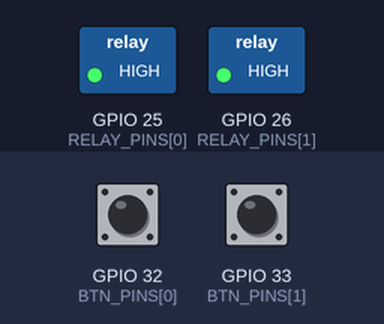
Simulated run of this sketch. Board: ESP32. Parts: switched loads named in the sketch (green lamp = pin HIGH). Inputs (shaded band) come from the test bench; at power-on: GPIO 32 (BTN_PINS[0]) HIGH, GPIO 33 (BTN_PINS[1]) HIGH. WiFi joins after 1.5 s; servers stay silent unless stated; what the sketch prints to the serial monitor is not drawn.

Above: at 3.4 s.
3.5 s: GPIO 32 (BTN_PINS[0]) pulled LOW for 0.15 s
At 4.6 s:
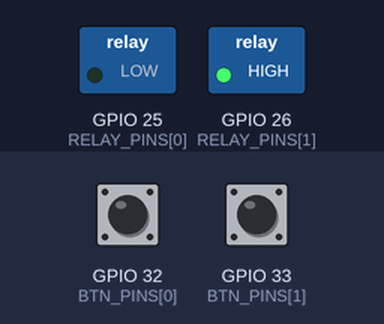
5.1 s: GPIO 33 (BTN_PINS[1]) pulled LOW for 0.15 s
At 5.8 s:
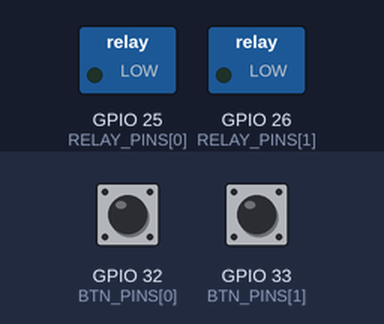
6.7 s: GPIO 32 (BTN_PINS[0]) pulled LOW for 1 s
At 7.1 s:
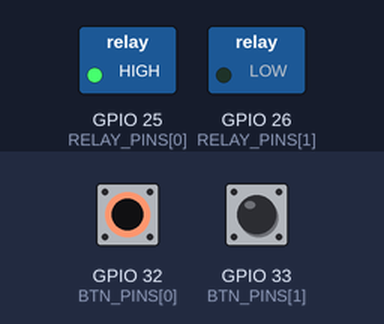
9.2 s: GPIO 32 (BTN_PINS[0]) pulled LOW for 3.2 s
At 10.2 s:
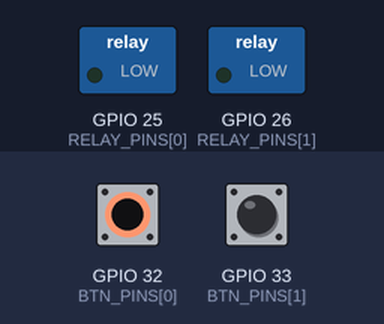
13.9 s: GPIO 33 (BTN_PINS[1]) pulled LOW for 1 s
At 14.9 s:
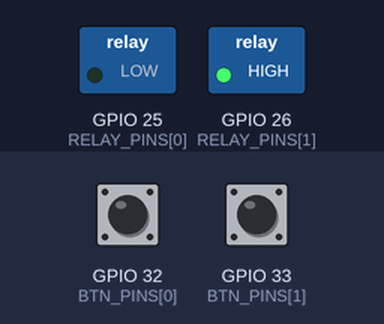
Timing chart, 0 to 16.9 s (numbered marks = the images above; inputs shaded):
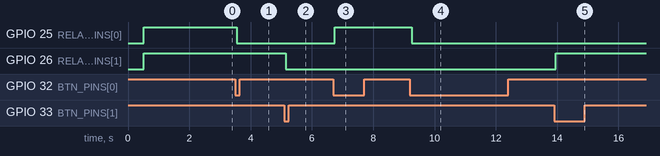

Measured:
- after the input at 3.5 s, GPIO 25 (RELAY_PINS[0]): HIGH → LOW after 0.05 s
- after the input at 5.1 s, GPIO 26 (RELAY_PINS[1]): HIGH → LOW after 0.05 s
- after the input at 6.7 s, GPIO 25 (RELAY_PINS[0]): LOW → HIGH after 0.05 s
- after the input at 9.2 s, GPIO 25 (RELAY_PINS[0]): HIGH → LOW after 0.05 s
- after the input at 13.9 s, GPIO 26 (RELAY_PINS[1]): LOW → HIGH after 0.05 s

The sketch:

homeautomation.ino
```cpp
#include <WiFi.h>
#include <HTTPClient.h>
#include <ArduinoJson.h>

// =====================================================
// 1. WI-FI CREDENTIALS
// =====================================================

// Enter your Wi-Fi credentials
const char* ssid     = "YOUR_WIFI_SSID";
const char* password = "YOUR_WIFI_PASSWORD";


// =====================================================
// 2. API CONFIGURATION
// =====================================================

// Enter the IP address of the computer/server running the backend
const char* backendIP = "YOUR_BACKEND_IP";

// Enter the User ID generated by the web application
const char* userId = "YOUR_USER_ID";


// =====================================================
// 3. API ENDPOINTS
// =====================================================

// NOTE:
// Replace YOUR_BACKEND_IP and YOUR_USER_ID below
// with your actual backend IP address and User ID.

// Sync endpoint for this user
const char* syncUrl =
  "http://YOUR_BACKEND_IP:8000/api/appliances/esp32-sync/"
  "YOUR_USER_ID";

// Base endpoint used for appliance toggle requests
const char* toggleBaseUrl =
  "http://YOUR_BACKEND_IP:8000/api/appliances/";

// =====================================================
// 3. HARDWARE CONFIGURATION
// =====================================================

const int NUM_CHANNELS = 2;

// ESP32 relay pins
const int RELAY_PINS[NUM_CHANNELS] = {
  25,   // Relay 1
  26    // Relay 2
};

// ESP32 push-button pins
const int BTN_PINS[NUM_CHANNELS] = {
  32,   // Button 1
  33    // Button 2
};


// Most 4-channel relay modules are ACTIVE LOW

const int RELAY_ON  = LOW;
const int RELAY_OFF = HIGH;


// =====================================================
// 4. APPLIANCE INFORMATION FROM SERVER
// =====================================================

String applianceIds[NUM_CHANNELS] = {
  "",
  ""
};

String applianceNames[NUM_CHANNELS] = {
  "Load 1",
  "Load 2"
};


// =====================================================
// 5. BUTTON DEBOUNCE
// =====================================================

// Raw previous readings
bool lastReading[NUM_CHANNELS] = {
  HIGH,
  HIGH
};

// Stable debounced button state
bool buttonState[NUM_CHANNELS] = {
  HIGH,
  HIGH
};

unsigned long lastDebounceTime[NUM_CHANNELS] = {
  0,
  0
};

const unsigned long DEBOUNCE_DELAY = 50;


// =====================================================
// 6. SERVER POLLING
// =====================================================

const unsigned long POLL_INTERVAL = 2000;

unsigned long lastPollTime = 0;


// =====================================================
// 7. SEND TOGGLE REQUEST
// =====================================================

void sendToggleRequest(int channelIndex) {

  if (channelIndex < 0 ||
      channelIndex >= NUM_CHANNELS) {

    return;
  }


  if (WiFi.status() != WL_CONNECTED) {

    Serial.println(
      "[WARN] WiFi disconnected. "
      "Local relay control still works."
    );

    return;
  }


  String targetId =
    applianceIds[channelIndex];


  if (targetId.length() == 0) {

    Serial.printf(
      "[WARN] No appliance ID mapped "
      "for Relay %d yet.\n",
      channelIndex + 1
    );

    return;
  }


  WiFiClient client;
  HTTPClient http;


  String endpoint =
    String(toggleBaseUrl) +
    targetId +
    "/toggle";


  Serial.println();
  Serial.print("[PATCH] ");
  Serial.println(endpoint);


  http.setTimeout(3000);


  if (!http.begin(client, endpoint)) {

    Serial.println(
      "[ERROR] Could not start HTTP connection."
    );

    return;
  }


  http.addHeader(
    "Content-Type",
    "application/json"
  );


  // Empty JSON body
  int httpCode =
    http.PATCH("{}");


  if (httpCode >= 200 &&
      httpCode < 300) {

    Serial.printf(
      "[SERVER] %s toggle successful.\n",
      applianceNames[channelIndex].c_str()
    );

  }

  else {

    Serial.printf(
      "[SERVER ERROR] Toggle failed. "
      "HTTP code: %d\n",
      httpCode
    );

  }


  http.end();
}


// =====================================================
// 8. SERVER → ESP32 STATE SYNC
// =====================================================

void syncFromServer() {

  if (WiFi.status() != WL_CONNECTED) {

    Serial.println(
      "[SYNC] WiFi disconnected."
    );

    return;
  }


  WiFiClient client;
  HTTPClient http;


  http.setTimeout(3000);


  if (!http.begin(client, syncUrl)) {

    Serial.println(
      "[ERROR] Could not connect to sync API."
    );

    return;
  }


  int httpCode =
    http.GET();


  if (httpCode == HTTP_CODE_OK) {

    String response =
      http.getString();


    // Increase if backend JSON becomes larger
    StaticJsonDocument<2048> doc;


    DeserializationError error =
      deserializeJson(doc, response);


    if (error) {

      Serial.print(
        "[JSON ERROR] "
      );

      Serial.println(
        error.c_str()
      );

      http.end();

      return;
    }


    bool success =
      doc["success"] | false;


    if (!success) {

      Serial.println(
        "[SYNC ERROR] Backend returned success=false"
      );

      http.end();

      return;
    }


    JsonArray relays =
      doc["relays"].as<JsonArray>();


    int channel = 0;


    for (JsonObject relay : relays) {

      if (channel >= NUM_CHANNELS)
        break;


      // -------------------------------------
      // Save appliance metadata
      // -------------------------------------

      applianceIds[channel] =
        relay["id"].as<String>();

      applianceNames[channel] =
        relay["name"].as<String>();


      // -------------------------------------
      // Read server state
      // -------------------------------------

      int serverState =
        relay["state"] | 0;


      // -------------------------------------
      // Apply state to physical relay
      // -------------------------------------

      digitalWrite(
        RELAY_PINS[channel],

        serverState == 1
        ? RELAY_ON
        : RELAY_OFF
      );


      channel++;
    }


    Serial.println();
    Serial.println(
      "------ SERVER SYNC ------"
    );


    for (int i = 0;
         i < NUM_CHANNELS;
         i++) {

      Serial.printf(
        "CH%d | %s | %s\n",

        i + 1,

        applianceNames[i].c_str(),

        digitalRead(RELAY_PINS[i])
          == RELAY_ON
          ? "ON"
          : "OFF"
      );
    }


    Serial.println(
      "-------------------------"
    );

  }

  else {

    Serial.printf(
      "[HTTP ERROR] GET failed. Code: %d\n",
      httpCode
    );

  }


  http.end();
}


// =====================================================
// 9. BUTTON CONTROL
// =====================================================

void handleButtons() {

  for (int i = 0;
       i < NUM_CHANNELS;
       i++) {


    bool reading =
      digitalRead(BTN_PINS[i]);


    // Detect change
    if (reading != lastReading[i]) {

      lastDebounceTime[i] =
        millis();

    }


    // Wait until input is stable
    if (
      (millis() - lastDebounceTime[i])
      > DEBOUNCE_DELAY
    ) {


      if (reading != buttonState[i]) {

        buttonState[i] =
          reading;


        // Button has just been pressed
        if (buttonState[i] == LOW) {


          // Current relay state
          bool currentlyOn =
            digitalRead(
              RELAY_PINS[i]
            ) == RELAY_ON;


          // Toggle relay immediately
          digitalWrite(

            RELAY_PINS[i],

            currentlyOn
            ? RELAY_OFF
            : RELAY_ON

          );


          bool newState =
            !currentlyOn;


          Serial.println();

          Serial.printf(
            "[BUTTON %d] %s -> %s\n",

            i + 1,

            applianceNames[i].c_str(),

            newState
              ? "ON"
              : "OFF"
          );


          // Tell web/backend
          sendToggleRequest(i);

        }

      }

    }


    lastReading[i] =
      reading;

  }

}


// =====================================================
// 10. WIFI CONNECTION
// =====================================================

void connectWiFi() {

  Serial.println();

  Serial.print(
    "Connecting to WiFi: "
  );

  Serial.println(
    ssid
  );


  WiFi.mode(
    WIFI_STA
  );


  WiFi.begin(
    ssid,
    password
  );


  int attempts = 0;


  while (
    WiFi.status()
      != WL_CONNECTED
    &&
    attempts < 40
  ) {

    delay(500);

    Serial.print(".");

    attempts++;

  }


  Serial.println();


  if (
    WiFi.status()
      == WL_CONNECTED
  ) {

    Serial.println(
      "[WIFI] Connected!"
    );

    Serial.print(
      "[WIFI] ESP32 IP: "
    );

    Serial.println(
      WiFi.localIP()
    );

  }

  else {

    Serial.println(
      "[WIFI] Connection failed."
    );

    Serial.println(
      "[INFO] Physical buttons will "
      "still operate the relays."
    );

  }

}


// =====================================================
// 11. SETUP
// =====================================================

void setup() {

  Serial.begin(
    115200
  );


  delay(
    500
  );


  Serial.println();
  Serial.println(
    "================================"
  );

  Serial.println(
    " SMART ENERGY MANAGEMENT SYSTEM"
  );

  Serial.println(
    " ESP32 WEB + BUTTON CONTROL"
  );

  Serial.println(
    "================================"
  );


  // -------------------------------------
  // Relay configuration
  // -------------------------------------

  for (
    int i = 0;
    i < NUM_CHANNELS;
    i++
  ) {

    pinMode(
      RELAY_PINS[i],
      OUTPUT
    );


    // All loads OFF at startup
    digitalWrite(
      RELAY_PINS[i],
      RELAY_OFF
    );

  }


  // -------------------------------------
  // Button configuration
  // -------------------------------------

  for (
    int i = 0;
    i < NUM_CHANNELS;
    i++
  ) {

    pinMode(
      BTN_PINS[i],
      INPUT_PULLUP
    );

  }


  // Connect WiFi
  connectWiFi();


  // First immediate server sync
  if (
    WiFi.status()
      == WL_CONNECTED
  ) {

    syncFromServer();

  }

}


// =====================================================
// 12. MAIN LOOP
// =====================================================

void loop() {

  // -------------------------------------
  // Physical push buttons
  // -------------------------------------

  handleButtons();


  // -------------------------------------
  // Periodic web/backend synchronization
  // -------------------------------------

  if (
    millis() - lastPollTime
    >= POLL_INTERVAL
  ) {

    lastPollTime =
      millis();


    if (
      WiFi.status()
        == WL_CONNECTED
    ) {

      syncFromServer();

    }

    else {

      Serial.println(
        "[WIFI] Trying to reconnect..."
      );


      WiFi.reconnect();

    }

  }

}
```
